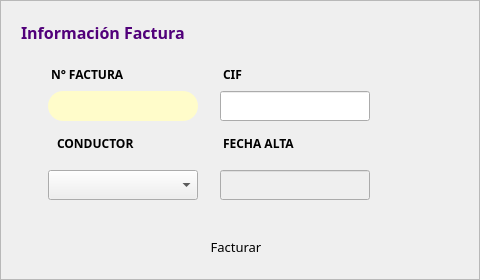
              <widget class="QFrame" name="frameFormFac">
               <property name="sizePolicy">
                <sizepolicy hsizetype="Expanding" vsizetype="Expanding">
                 <horstretch>0</horstretch>
                 <verstretch>0</verstretch>
                </sizepolicy>
               </property>
               <property name="minimumSize">
                <size>
                 <width>480</width>
                 <height>280</height>
                </size>
               </property>
               <property name="maximumSize">
                <size>
                 <width>480</width>
                 <height>280</height>
                </size>
               </property>
               <property name="frameShape">
                <enum>QFrame::StyledPanel</enum>
               </property>
               <property name="frameShadow">
                <enum>QFrame::Raised</enum>
               </property>
               <layout class="QGridLayout" name="gridLayout_24">
                <property name="leftMargin">
                 <number>20</number>
                </property>
                <property name="topMargin">
                 <number>20</number>
                </property>
                <property name="rightMargin">
                 <number>20</number>
                </property>
                <property name="bottomMargin">
                 <number>15</number>
                </property>
                <item row="1" column="0" colspan="4">
                 <layout class="QGridLayout" name="gridLayout">
                  <property name="leftMargin">
                   <number>20</number>
                  </property>
                  <property name="topMargin">
                   <number>10</number>
                  </property>
                  <property name="rightMargin">
                   <number>20</number>
                  </property>
                  <property name="bottomMargin">
                   <number>20</number>
                  </property>
                  <property name="horizontalSpacing">
                   <number>15</number>
                  </property>
                  <property name="verticalSpacing">
                   <number>12</number>
                  </property>
                  <item row="3" column="0">
                   <widget class="QComboBox" name="cmbDriverFac">
                    <property name="sizePolicy">
                     <sizepolicy hsizetype="Expanding" vsizetype="Fixed">
                      <horstretch>0</horstretch>
                      <verstretch>0</verstretch>
                     </sizepolicy>
                    </property>
                    <property name="minimumSize">
                     <size>
                      <width>150</width>
                      <height>30</height>
                     </size>
                    </property>
                    <property name="maximumSize">
                     <size>
                      <width>150</width>
                      <height>30</height>
                     </size>
                    </property>
                    <property name="font">
                     <font>
                      <family>Poppins</family>
                     </font>
                    </property>
                    <property name="styleSheet">
                     <string notr="true"/>
                    </property>
                    <property name="editable">
                     <bool>false</bool>
                    </property>
                    <property name="sizeAdjustPolicy">
                     <enum>QComboBox::AdjustToContentsOnFirstShow</enum>
                    </property>
                   </widget>
                  </item>
                  <item row="3" column="1">
                   <widget class="QLineEdit" name="txtFechaFac">
                    <property name="enabled">
                     <bool>false</bool>
                    </property>
                    <property name="minimumSize">
                     <size>
                      <width>150</width>
                      <height>30</height>
                     </size>
                    </property>
                    <property name="maximumSize">
                     <size>
                      <width>150</width>
                      <height>30</height>
                     </size>
                    </property>
                    <property name="styleSheet">
                     <string notr="true"/>
                    </property>
                    <property name="placeholderText">
                     <string/>
                    </property>
                    <property name="clearButtonEnabled">
                     <bool>false</bool>
                    </property>
                   </widget>
                  </item>
                  <item row="3" column="2">
                   <widget class="QPushButton" name="btnCalendarFac">
                    <property name="sizePolicy">
                     <sizepolicy hsizetype="Fixed" vsizetype="Fixed">
                      <horstretch>0</horstretch>
                      <verstretch>0</verstretch>
                     </sizepolicy>
                    </property>
                    <property name="minimumSize">
                     <size>
                      <width>40</width>
                      <height>40</height>
                     </size>
                    </property>
                    <property name="maximumSize">
                     <size>
                      <width>40</width>
                      <height>40</height>
                     </size>
                    </property>
                    <property name="focusPolicy">
                     <enum>Qt::ClickFocus</enum>
                    </property>
                    <property name="styleSheet">
                     <string notr="true">border-radius:20px;</string>
                    </property>
                    <property name="text">
                     <string/>
                    </property>
                    <property name="icon">
                     <iconset resource="../resources.qrc">
                      <normaloff>:/img/img/calendar.png</normaloff>:/img/img/calendar.png</iconset>
                    </property>
                    <property name="iconSize">
                     <size>
                      <width>20</width>
                      <height>20</height>
                     </size>
                    </property>
                   </widget>
                  </item>
                  <item row="0" column="0">
                   <widget class="QLabel" name="label_66">
                    <property name="minimumSize">
                     <size>
                      <width>0</width>
                      <height>20</height>
                     </size>
                    </property>
                    <property name="maximumSize">
                     <size>
                      <width>90</width>
                      <height>10</height>
                     </size>
                    </property>
                    <property name="font">
                     <font>
                      <family>Poppins</family>
                      <pointsize>9</pointsize>
                      <weight>75</weight>
                      <bold>true</bold>
                     </font>
                    </property>
                    <property name="text">
                     <string>N° FACTURA</string>
                    </property>
                    <property name="indent">
                     <number>3</number>
                    </property>
                   </widget>
                  </item>
                  <item row="1" column="0">
                   <widget class="QLabel" name="lblCodFac">
                    <property name="enabled">
                     <bool>false</bool>
                    </property>
                    <property name="sizePolicy">
                     <sizepolicy hsizetype="Expanding" vsizetype="Fixed">
                      <horstretch>0</horstretch>
                      <verstretch>0</verstretch>
                     </sizepolicy>
                    </property>
                    <property name="minimumSize">
                     <size>
                      <width>150</width>
                      <height>30</height>
                     </size>
                    </property>
                    <property name="maximumSize">
                     <size>
                      <width>150</width>
                      <height>30</height>
                     </size>
                    </property>
                    <property name="font">
                     <font>
                      <family>Poppins</family>
                     </font>
                    </property>
                    <property name="cursor">
                     <cursorShape>IBeamCursor</cursorShape>
                    </property>
                    <property name="mouseTracking">
                     <bool>true</bool>
                    </property>
                    <property name="tabletTracking">
                     <bool>false</bool>
                    </property>
                    <property name="autoFillBackground">
                     <bool>false</bool>
                    </property>
                    <property name="styleSheet">
                     <string notr="true">background-color: rgb(255, 252, 202);
border-radius:15px;</string>
                    </property>
                    <property name="text">
                     <string/>
                    </property>
                    <property name="alignment">
                     <set>Qt::AlignCenter</set>
                    </property>
                   </widget>
                  </item>
                  <item row="0" column="1">
                   <widget class="QLabel" name="label_67">
                    <property name="minimumSize">
                     <size>
                      <width>0</width>
                      <height>20</height>
                     </size>
                    </property>
                    <property name="maximumSize">
                     <size>
                      <width>30</width>
                      <height>10</height>
                     </size>
                    </property>
                    <property name="font">
                     <font>
                      <family>Poppins</family>
                      <pointsize>9</pointsize>
                      <weight>75</weight>
                      <bold>true</bold>
                     </font>
                    </property>
                    <property name="text">
                     <string>CIF</string>
                    </property>
                    <property name="indent">
                     <number>3</number>
                    </property>
                   </widget>
                  </item>
                  <item row="2" column="0">
                   <widget class="QLabel" name="label_65">
                    <property name="minimumSize">
                     <size>
                      <width>0</width>
                      <height>20</height>
                     </size>
                    </property>
                    <property name="maximumSize">
                     <size>
                      <width>100</width>
                      <height>20</height>
                     </size>
                    </property>
                    <property name="font">
                     <font>
                      <family>Poppins</family>
                      <pointsize>9</pointsize>
                      <weight>75</weight>
                      <bold>true</bold>
                     </font>
                    </property>
                    <property name="text">
                     <string>CONDUCTOR</string>
                    </property>
                    <property name="indent">
                     <number>9</number>
                    </property>
                   </widget>
                  </item>
                  <item row="1" column="1">
                   <widget class="QLineEdit" name="txtCifFac">
                    <property name="enabled">
                     <bool>true</bool>
                    </property>
                    <property name="minimumSize">
                     <size>
                      <width>150</width>
                      <height>30</height>
                     </size>
                    </property>
                    <property name="maximumSize">
                     <size>
                      <width>150</width>
                      <height>30</height>
                     </size>
                    </property>
                    <property name="styleSheet">
                     <string notr="true"/>
                    </property>
                    <property name="text">
                     <string/>
                    </property>
                    <property name="alignment">
                     <set>Qt::AlignCenter</set>
                    </property>
                   </widget>
                  </item>
                  <item row="2" column="1">
                   <widget class="QLabel" name="label_64">
                    <property name="minimumSize">
                     <size>
                      <width>0</width>
                      <height>20</height>
                     </size>
                    </property>
                    <property name="maximumSize">
                     <size>
                      <width>90</width>
                      <height>20</height>
                     </size>
                    </property>
                    <property name="font">
                     <font>
                      <family>Poppins</family>
                      <pointsize>9</pointsize>
                      <weight>75</weight>
                      <bold>true</bold>
                     </font>
                    </property>
                    <property name="text">
                     <string>FECHA ALTA</string>
                    </property>
                    <property name="indent">
                     <number>3</number>
                    </property>
                   </widget>
                  </item>
                  <item row="0" column="2" rowspan="2" alignment="Qt::AlignBottom">
                   <widget class="QPushButton" name="btnBuscarFac">
                    <property name="sizePolicy">
                     <sizepolicy hsizetype="Fixed" vsizetype="Fixed">
                      <horstretch>0</horstretch>
                      <verstretch>0</verstretch>
                     </sizepolicy>
                    </property>
                    <property name="minimumSize">
                     <size>
                      <width>40</width>
                      <height>40</height>
                     </size>
                    </property>
                    <property name="maximumSize">
                     <size>
                      <width>40</width>
                      <height>40</height>
                     </size>
                    </property>
                    <property name="focusPolicy">
                     <enum>Qt::ClickFocus</enum>
                    </property>
                    <property name="styleSheet">
                     <string notr="true">border-radius:20px;</string>
                    </property>
                    <property name="text">
                     <string/>
                    </property>
                    <property name="icon">
                     <iconset resource="../resources.qrc">
                      <normaloff>:/img/img/lupa.png</normaloff>:/img/img/lupa.png</iconset>
                    </property>
                    <property name="flat">
                     <bool>true</bool>
                    </property>
                   </widget>
                  </item>
                 </layout>
                </item>
                <item row="0" column="0">
                 <widget class="QLabel" name="label_63">
                  <property name="sizePolicy">
                   <sizepolicy hsizetype="Fixed" vsizetype="Fixed">
                    <horstretch>0</horstretch>
                    <verstretch>0</verstretch>
                   </sizepolicy>
                  </property>
                  <property name="maximumSize">
                   <size>
                    <width>190</width>
                    <height>20</height>
                   </size>
                  </property>
                  <property name="font">
                   <font>
                    <family>Poppins</family>
                    <pointsize>12</pointsize>
                    <weight>75</weight>
                    <bold>true</bold>
                   </font>
                  </property>
                  <property name="styleSheet">
                   <string notr="true">color: #51007A;</string>
                  </property>
                  <property name="text">
                   <string>Información Factura</string>
                  </property>
                  <property name="margin">
                   <number>0</number>
                  </property>
                 </widget>
                </item>
                <item row="0" column="1">
                 <widget class="QPushButton" name="btnLimpiarFactura">
                  <property name="sizePolicy">
                   <sizepolicy hsizetype="Fixed" vsizetype="Fixed">
                    <horstretch>0</horstretch>
                    <verstretch>0</verstretch>
                   </sizepolicy>
                  </property>
                  <property name="minimumSize">
                   <size>
                    <width>20</width>
                    <height>20</height>
                   </size>
                  </property>
                  <property name="maximumSize">
                   <size>
                    <width>20</width>
                    <height>20</height>
                   </size>
                  </property>
                  <property name="focusPolicy">
                   <enum>Qt::ClickFocus</enum>
                  </property>
                  <property name="styleSheet">
                   <string notr="true">border-radius:10px;
</string>
                  </property>
                  <property name="text">
                   <string/>
                  </property>
                  <property name="icon">
                   <iconset resource="../resources.qrc">
                    <normaloff>:/img/img/reload-outlined_.png</normaloff>:/img/img/reload-outlined_.png</iconset>
                  </property>
                  <property name="flat">
                   <bool>true</bool>
                  </property>
                 </widget>
                </item>
                <item row="2" column="1" alignment="Qt::AlignLeft">
                 <widget class="QPushButton" name="btnFac">
                  <property name="enabled">
                   <bool>true</bool>
                  </property>
                  <property name="sizePolicy">
                   <sizepolicy hsizetype="Fixed" vsizetype="Fixed">
                    <horstretch>0</horstretch>
                    <verstretch>0</verstretch>
                   </sizepolicy>
                  </property>
                  <property name="minimumSize">
                   <size>
                    <width>90</width>
                    <height>30</height>
                   </size>
                  </property>
                  <property name="maximumSize">
                   <size>
                    <width>90</width>
                    <height>30</height>
                   </size>
                  </property>
                  <property name="font">
                   <font>
                    <family>Poppins</family>
                    <pointsize>10</pointsize>
                   </font>
                  </property>
                  <property name="focusPolicy">
                   <enum>Qt::ClickFocus</enum>
                  </property>
                  <property name="styleSheet">
                   <string notr="true">border-radius:15px;</string>
                  </property>
                  <property name="text">
                   <string>Facturar</string>
                  </property>
                 </widget>
                </item>
               </layout>
              </widget>
